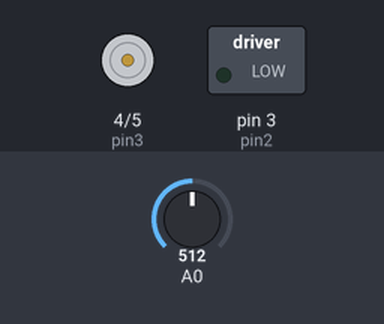
Simulated run of this sketch. Board: Arduino Uno, built with avr-gcc and run on an emulated ATmega328P. Parts: motor-driver pin pairs drawn as motors (green arrow = first pin HIGH = forward, orange = second pin HIGH = backward, longer = more drive), switched loads named in the sketch (green lamp = pin HIGH). The inputs (shaded band) are chosen by the test bench; at power-on: A0 = 512.

Above: at 1.2 s.
1.3 s: A0 set to 105
2.8 s: A0 set to 92
At 3.8 s:
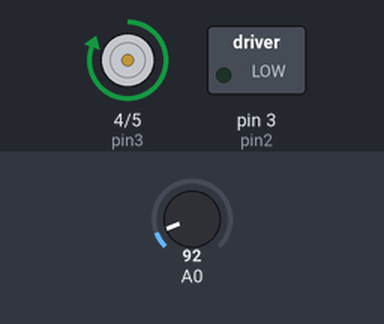
4.3 s: A0 set to 110
At 5.0 s:
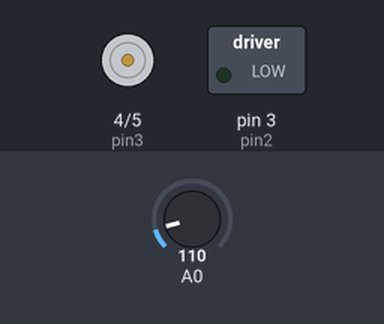
5.8 s: A0 set to 90
At 6.1 s:
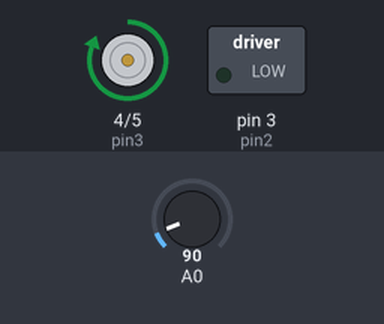
Timing chart, 0 to 8.3 s (numbered marks = the images above; inputs shaded):
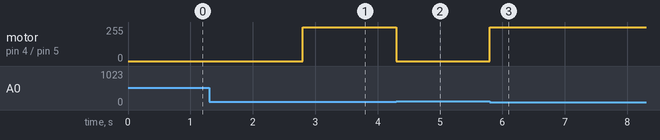

Measured:
- the behaviour switches between 100 and 99 on A0 (found by bisection; images 0 and 1)
- after the input at 1.3 s, every drawn part: stays the same
- after the input at 2.8 s, motor on pin 4 (pin3) / pin 5 (pin4): stopped → forward 255/255 at once
- after the input at 4.3 s, motor on pin 4 (pin3) / pin 5 (pin4): forward 255/255 → stopped at once
- after the input at 5.8 s, motor on pin 4 (pin3) / pin 5 (pin4): stopped → forward 255/255 at once

The sketch:

Double_Wheels.ino
```cpp
int pin1= 2;
int pin2= 3;
int pin3= 4;
int pin4= 5;
int ir= 2;
void setup() {
  pinMode(pin1, OUTPUT);
  pinMode(pin2, OUTPUT);
  pinMode(pin3, OUTPUT);
  pinMode(pin4, OUTPUT);
  pinMode(ir, INPUT);
  Serial.begin(9600);
}

void loop() {
  int irvalue= analogRead(irvalue);
  if (irvalue < 100 ){
    digitalWrite(pin1, HIGH);
    digitalWrite(pin2, LOW);
    digitalWrite(pin3, HIGH);
    digitalWrite(pin4, LOW);
  }
  if(irvalue > 100){
    digitalWrite(pin1, LOW);
    digitalWrite(pin2, LOW);
    digitalWrite(pin3, LOW);
    digitalWrite(pin4, LOW);
  }

}
```
